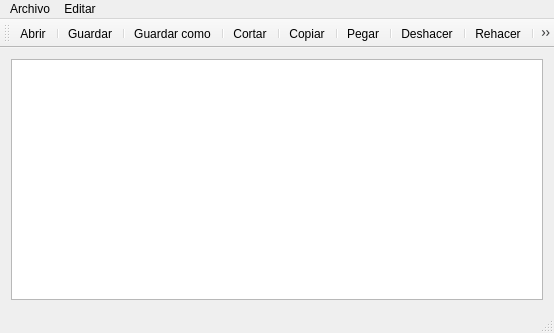
<?xml version="1.0" encoding="UTF-8"?>
<ui version="4.0">
 <class>MainWindow</class>
 <widget class="QMainWindow" name="MainWindow">
  <property name="geometry">
   <rect>
    <x>0</x>
    <y>0</y>
    <width>554</width>
    <height>333</height>
   </rect>
  </property>
  <property name="windowTitle">
   <string>Bloc de notas</string>
  </property>
  <property name="windowIcon">
   <iconset resource="../QtProjects/notepad/recursos.qrc">
    <normaloff>:/recursos/icono.png</normaloff>:/recursos/icono.png</iconset>
  </property>
  <property name="styleSheet">
   <string notr="true"/>
  </property>
  <property name="animated">
   <bool>true</bool>
  </property>
  <widget class="QWidget" name="centralWidget">
   <layout class="QGridLayout" name="gridLayout">
    <item row="0" column="0">
     <widget class="QPlainTextEdit" name="plainTextEdit">
      <property name="acceptDrops">
       <bool>false</bool>
      </property>
      <property name="toolTip">
       <string>&lt;html&gt;&lt;head/&gt;&lt;body&gt;&lt;p&gt;&lt;br/&gt;&lt;/p&gt;&lt;/body&gt;&lt;/html&gt;</string>
      </property>
     </widget>
    </item>
   </layout>
  </widget>
  <widget class="QToolBar" name="mainToolBar">
   <attribute name="toolBarArea">
    <enum>TopToolBarArea</enum>
   </attribute>
   <attribute name="toolBarBreak">
    <bool>false</bool>
   </attribute>
   <addaction name="actionAbrir"/>
   <addaction name="separator"/>
   <addaction name="actionGuardar"/>
   <addaction name="separator"/>
   <addaction name="actionGuardar_como"/>
   <addaction name="separator"/>
   <addaction name="actionCortar"/>
   <addaction name="separator"/>
   <addaction name="actionCopiar"/>
   <addaction name="separator"/>
   <addaction name="actionPegar"/>
   <addaction name="separator"/>
   <addaction name="actionDeshacer"/>
   <addaction name="separator"/>
   <addaction name="actionRehacer"/>
   <addaction name="separator"/>
   <addaction name="actionSalir"/>
   <addaction name="separator"/>
   <addaction name="separator"/>
   <addaction name="separator"/>
   <addaction name="actionAcercaDe"/>
  </widget>
  <widget class="QMenuBar" name="menuBar">
   <property name="geometry">
    <rect>
     <x>0</x>
     <y>0</y>
     <width>554</width>
     <height>23</height>
    </rect>
   </property>
   <widget class="QMenu" name="menuArchivo">
    <property name="title">
     <string>Archivo</string>
    </property>
    <addaction name="actionAbrir"/>
    <addaction name="actionGuardar"/>
    <addaction name="actionGuardar_como"/>
    <addaction name="actionAcercaDe"/>
    <addaction name="actionSalir"/>
   </widget>
   <widget class="QMenu" name="menuEditar">
    <property name="title">
     <string>Editar</string>
    </property>
    <addaction name="actionCortar"/>
    <addaction name="actionCopiar"/>
    <addaction name="actionPegar"/>
    <addaction name="actionDeshacer"/>
    <addaction name="actionRehacer"/>
   </widget>
   <addaction name="menuArchivo"/>
   <addaction name="menuEditar"/>
  </widget>
  <widget class="QStatusBar" name="statusBar"/>
  <action name="actionAbrir">
   <property name="icon">
    <iconset resource="../QtProjects/notepad/recursos.qrc">
     <normaloff>:/recursos/abrir.png</normaloff>:/recursos/abrir.png</iconset>
   </property>
   <property name="text">
    <string>Abrir</string>
   </property>
   <property name="shortcut">
    <string>Ctrl+O</string>
   </property>
  </action>
  <action name="actionGuardar">
   <property name="icon">
    <iconset resource="../QtProjects/notepad/recursos.qrc">
     <normaloff>:/recursos/guardar.png</normaloff>:/recursos/guardar.png</iconset>
   </property>
   <property name="text">
    <string>Guardar</string>
   </property>
   <property name="shortcut">
    <string>Ctrl+G</string>
   </property>
  </action>
  <action name="actionGuardar_como">
   <property name="icon">
    <iconset resource="../QtProjects/notepad/recursos.qrc">
     <normaloff>:/recursos/guardarComo.png</normaloff>:/recursos/guardarComo.png</iconset>
   </property>
   <property name="text">
    <string>Guardar como...</string>
   </property>
   <property name="shortcut">
    <string>Ctrl+D</string>
   </property>
  </action>
  <action name="actionSalir">
   <property name="icon">
    <iconset resource="../QtProjects/notepad/recursos.qrc">
     <normaloff>:/recursos/salir.png</normaloff>:/recursos/salir.png</iconset>
   </property>
   <property name="text">
    <string>Salir</string>
   </property>
   <property name="shortcut">
    <string>Ctrl+Q</string>
   </property>
  </action>
  <action name="actionCortar">
   <property name="icon">
    <iconset resource="../QtProjects/notepad/recursos.qrc">
     <normaloff>:/recursos/cortar.png</normaloff>:/recursos/cortar.png</iconset>
   </property>
   <property name="text">
    <string>Cortar</string>
   </property>
   <property name="shortcut">
    <string>Ctrl+X</string>
   </property>
  </action>
  <action name="actionCopiar">
   <property name="icon">
    <iconset resource="../QtProjects/notepad/recursos.qrc">
     <normaloff>:/recursos/copiar.png</normaloff>:/recursos/copiar.png</iconset>
   </property>
   <property name="text">
    <string>Copiar</string>
   </property>
   <property name="shortcut">
    <string>Ctrl+C</string>
   </property>
  </action>
  <action name="actionPegar">
   <property name="icon">
    <iconset resource="../QtProjects/notepad/recursos.qrc">
     <normaloff>:/recursos/pegar.png</normaloff>:/recursos/pegar.png</iconset>
   </property>
   <property name="text">
    <string>Pegar</string>
   </property>
   <property name="shortcut">
    <string>Ctrl+V</string>
   </property>
  </action>
  <action name="actionDeshacer">
   <property name="text">
    <string>Deshacer</string>
   </property>
   <property name="shortcut">
    <string>Ctrl+U</string>
   </property>
  </action>
  <action name="actionRehacer">
   <property name="text">
    <string>Rehacer</string>
   </property>
   <property name="shortcut">
    <string>Ctrl+R</string>
   </property>
  </action>
  <action name="actionAcercaDe">
   <property name="text">
    <string>Acerca de...</string>
   </property>
   <property name="shortcut">
    <string>Ctrl+H</string>
   </property>
  </action>
 </widget>
 <layoutdefault spacing="6" margin="11"/>
 <resources>
  <include location="../QtProjects/notepad/recursos.qrc"/>
 </resources>
 <connections/>
</ui>
